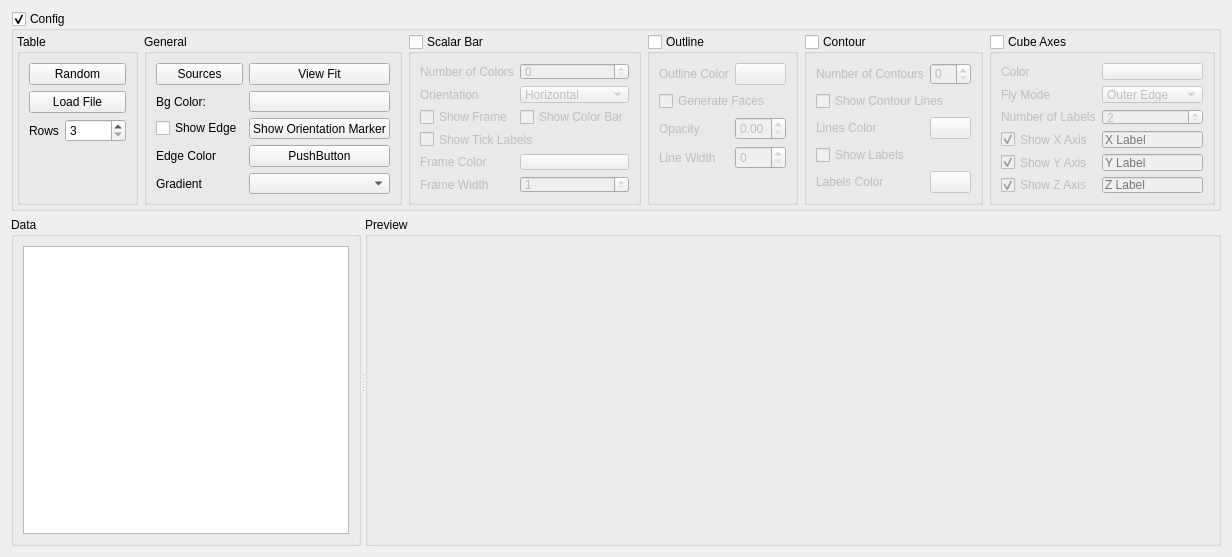
<?xml version="1.0" encoding="UTF-8"?>
<ui version="4.0">
 <class>RenderSurface</class>
 <widget class="QWidget" name="RenderSurface">
  <property name="geometry">
   <rect>
    <x>0</x>
    <y>0</y>
    <width>1199</width>
    <height>557</height>
   </rect>
  </property>
  <property name="windowTitle">
   <string>Form</string>
  </property>
  <layout class="QGridLayout" name="gridLayout_2">
   <item row="0" column="0">
    <layout class="QVBoxLayout" name="verticalLayout">
     <item>
      <widget class="QGroupBox" name="configGroupBox">
       <property name="maximumSize">
        <size>
         <width>16777215</width>
         <height>200</height>
        </size>
       </property>
       <property name="title">
        <string>Config</string>
       </property>
       <property name="checkable">
        <bool>true</bool>
       </property>
       <layout class="QGridLayout" name="gridLayout_5">
        <property name="leftMargin">
         <number>3</number>
        </property>
        <property name="topMargin">
         <number>3</number>
        </property>
        <property name="rightMargin">
         <number>3</number>
        </property>
        <property name="bottomMargin">
         <number>3</number>
        </property>
        <item row="2" column="1" colspan="3">
         <layout class="QGridLayout" name="gridLayout">
          <item row="0" column="6" rowspan="2">
           <widget class="QGroupBox" name="cubeAxesGroupBox">
            <property name="title">
             <string>Cube Axes</string>
            </property>
            <property name="checkable">
             <bool>true</bool>
            </property>
            <property name="checked">
             <bool>false</bool>
            </property>
            <layout class="QGridLayout" name="gridLayout_15">
             <item row="1" column="0">
              <layout class="QGridLayout" name="gridLayout_14">
               <item row="5" column="0">
                <widget class="QCheckBox" name="showZAxisCheckBox">
                 <property name="text">
                  <string>Show Z Axis</string>
                 </property>
                 <property name="checked">
                  <bool>true</bool>
                 </property>
                </widget>
               </item>
               <item row="1" column="0">
                <widget class="QLabel" name="label_10">
                 <property name="text">
                  <string>Fly Mode</string>
                 </property>
                </widget>
               </item>
               <item row="0" column="0">
                <widget class="QLabel" name="label_4">
                 <property name="text">
                  <string>Color</string>
                 </property>
                </widget>
               </item>
               <item row="0" column="1">
                <widget class="Widgets::ColorPushButton" name="cubeAxesColorButton">
                 <property name="text">
                  <string/>
                 </property>
                </widget>
               </item>
               <item row="2" column="1">
                <widget class="QSpinBox" name="numOfLabelsSpinBox">
                 <property name="minimum">
                  <number>2</number>
                 </property>
                </widget>
               </item>
               <item row="2" column="0">
                <widget class="QLabel" name="label_11">
                 <property name="text">
                  <string>Number of Labels</string>
                 </property>
                </widget>
               </item>
               <item row="1" column="1">
                <widget class="QComboBox" name="flyModeComboBox">
                 <item>
                  <property name="text">
                   <string>Outer Edge</string>
                  </property>
                 </item>
                 <item>
                  <property name="text">
                   <string>Closest Triad</string>
                  </property>
                 </item>
                 <item>
                  <property name="text">
                   <string>None</string>
                  </property>
                 </item>
                </widget>
               </item>
               <item row="3" column="0">
                <widget class="QCheckBox" name="showXAxisCheckBox">
                 <property name="text">
                  <string>Show X Axis</string>
                 </property>
                 <property name="checked">
                  <bool>true</bool>
                 </property>
                </widget>
               </item>
               <item row="4" column="0">
                <widget class="QCheckBox" name="showYAxisCheckBox">
                 <property name="text">
                  <string>Show Y Axis</string>
                 </property>
                 <property name="checked">
                  <bool>true</bool>
                 </property>
                </widget>
               </item>
               <item row="3" column="1">
                <widget class="QLineEdit" name="xLabelEdit">
                 <property name="placeholderText">
                  <string>X Label</string>
                 </property>
                </widget>
               </item>
               <item row="4" column="1">
                <widget class="QLineEdit" name="yLabelEdit">
                 <property name="placeholderText">
                  <string>Y Label</string>
                 </property>
                </widget>
               </item>
               <item row="5" column="1">
                <widget class="QLineEdit" name="zLabelEdit">
                 <property name="placeholderText">
                  <string>Z Label</string>
                 </property>
                </widget>
               </item>
              </layout>
             </item>
            </layout>
           </widget>
          </item>
          <item row="0" column="5" rowspan="2">
           <widget class="QGroupBox" name="contourGroupBox">
            <property name="title">
             <string>Contour</string>
            </property>
            <property name="checkable">
             <bool>true</bool>
            </property>
            <property name="checked">
             <bool>false</bool>
            </property>
            <layout class="QGridLayout" name="gridLayout_13">
             <item row="0" column="0">
              <layout class="QGridLayout" name="gridLayout_12">
               <item row="4" column="0" colspan="2">
                <widget class="QCheckBox" name="showLabelsCheckBox">
                 <property name="text">
                  <string>Show Labels</string>
                 </property>
                </widget>
               </item>
               <item row="3" column="0">
                <widget class="QLabel" name="label_7">
                 <property name="text">
                  <string>Lines Color</string>
                 </property>
                </widget>
               </item>
               <item row="3" column="1">
                <widget class="Widgets::ColorPushButton" name="contourLinesColorButton">
                 <property name="text">
                  <string/>
                 </property>
                </widget>
               </item>
               <item row="6" column="1">
                <widget class="Widgets::ColorPushButton" name="labelsColorButton">
                 <property name="text">
                  <string/>
                 </property>
                </widget>
               </item>
               <item row="6" column="0">
                <widget class="QLabel" name="label_8">
                 <property name="text">
                  <string>Labels Color</string>
                 </property>
                </widget>
               </item>
               <item row="0" column="0">
                <widget class="QLabel" name="label_5">
                 <property name="text">
                  <string>Number of Contours</string>
                 </property>
                </widget>
               </item>
               <item row="0" column="1">
                <widget class="QSpinBox" name="numOfContoursSpinBox"/>
               </item>
               <item row="1" column="0" colspan="2">
                <widget class="QCheckBox" name="showContourLinesCheckBox">
                 <property name="text">
                  <string>Show Contour Lines</string>
                 </property>
                </widget>
               </item>
              </layout>
             </item>
            </layout>
           </widget>
          </item>
          <item row="0" column="3" rowspan="2">
           <widget class="QGroupBox" name="outlineGroupBox">
            <property name="title">
             <string>Outline</string>
            </property>
            <property name="checkable">
             <bool>true</bool>
            </property>
            <property name="checked">
             <bool>false</bool>
            </property>
            <layout class="QGridLayout" name="gridLayout_11">
             <item row="0" column="0">
              <layout class="QGridLayout" name="gridLayout_10">
               <item row="0" column="1">
                <widget class="Widgets::ColorPushButton" name="outlineButton">
                 <property name="text">
                  <string/>
                 </property>
                </widget>
               </item>
               <item row="0" column="0">
                <widget class="QLabel" name="label_3">
                 <property name="text">
                  <string>Outline Color</string>
                 </property>
                </widget>
               </item>
               <item row="4" column="0" colspan="2">
                <spacer name="verticalSpacer">
                 <property name="orientation">
                  <enum>Qt::Vertical</enum>
                 </property>
                 <property name="sizeHint" stdset="0">
                  <size>
                   <width>20</width>
                   <height>40</height>
                  </size>
                 </property>
                </spacer>
               </item>
               <item row="2" column="1">
                <widget class="QDoubleSpinBox" name="outlineOpacitySpinBox">
                 <property name="maximum">
                  <double>1.000000000000000</double>
                 </property>
                 <property name="singleStep">
                  <double>0.100000000000000</double>
                 </property>
                </widget>
               </item>
               <item row="2" column="0">
                <widget class="QLabel" name="label_12">
                 <property name="text">
                  <string>Opacity</string>
                 </property>
                </widget>
               </item>
               <item row="1" column="0" colspan="2">
                <widget class="QCheckBox" name="genFacesCheckBox">
                 <property name="text">
                  <string>Generate Faces</string>
                 </property>
                </widget>
               </item>
               <item row="3" column="0">
                <widget class="QLabel" name="label_15">
                 <property name="text">
                  <string>Line Width</string>
                 </property>
                </widget>
               </item>
               <item row="3" column="1">
                <widget class="QSpinBox" name="outlineLineWidthSpinBox"/>
               </item>
              </layout>
             </item>
            </layout>
           </widget>
          </item>
          <item row="0" column="2" rowspan="2">
           <widget class="QGroupBox" name="scalarBarGroupBox">
            <property name="title">
             <string>Scalar Bar</string>
            </property>
            <property name="checkable">
             <bool>true</bool>
            </property>
            <property name="checked">
             <bool>false</bool>
            </property>
            <layout class="QGridLayout" name="gridLayout_9">
             <item row="0" column="1">
              <layout class="QGridLayout" name="gridLayout_8">
               <item row="2" column="1">
                <widget class="QCheckBox" name="showColorBarCheckBox">
                 <property name="text">
                  <string>Show Color Bar</string>
                 </property>
                </widget>
               </item>
               <item row="0" column="1">
                <widget class="QSpinBox" name="numOfColorsSpinBox"/>
               </item>
               <item row="0" column="0">
                <widget class="QLabel" name="label_2">
                 <property name="text">
                  <string>Number of Colors</string>
                 </property>
                </widget>
               </item>
               <item row="4" column="0" colspan="2">
                <widget class="QCheckBox" name="showTickLabelsCheckBox">
                 <property name="text">
                  <string>Show Tick Labels</string>
                 </property>
                </widget>
               </item>
               <item row="5" column="1">
                <widget class="Widgets::ColorPushButton" name="frameColorButton">
                 <property name="text">
                  <string/>
                 </property>
                </widget>
               </item>
               <item row="2" column="0">
                <widget class="QCheckBox" name="showFrameCheckBox">
                 <property name="text">
                  <string>Show Frame</string>
                 </property>
                </widget>
               </item>
               <item row="1" column="0">
                <widget class="QLabel" name="label_9">
                 <property name="text">
                  <string>Orientation</string>
                 </property>
                </widget>
               </item>
               <item row="1" column="1">
                <widget class="QComboBox" name="scalarBarOrientationComboBox">
                 <item>
                  <property name="text">
                   <string>Horizontal</string>
                  </property>
                 </item>
                 <item>
                  <property name="text">
                   <string>Vertical</string>
                  </property>
                 </item>
                </widget>
               </item>
               <item row="5" column="0">
                <widget class="QLabel" name="label_13">
                 <property name="text">
                  <string>Frame Color</string>
                 </property>
                </widget>
               </item>
               <item row="6" column="0">
                <widget class="QLabel" name="label_14">
                 <property name="text">
                  <string>Frame Width</string>
                 </property>
                </widget>
               </item>
               <item row="6" column="1">
                <widget class="QSpinBox" name="frameWidthSpinBox">
                 <property name="minimum">
                  <number>1</number>
                 </property>
                 <property name="maximum">
                  <number>10</number>
                 </property>
                </widget>
               </item>
              </layout>
             </item>
            </layout>
           </widget>
          </item>
          <item row="0" column="0" rowspan="2">
           <widget class="QGroupBox" name="tableGroupBox">
            <property name="title">
             <string>Table</string>
            </property>
            <layout class="QGridLayout" name="gridLayout_17">
             <item row="0" column="0">
              <layout class="QGridLayout" name="gridLayout_16">
               <item row="2" column="0">
                <widget class="QLabel" name="label_6">
                 <property name="text">
                  <string>Rows</string>
                 </property>
                </widget>
               </item>
               <item row="2" column="1">
                <widget class="QSpinBox" name="rowsSpinBox">
                 <property name="minimum">
                  <number>3</number>
                 </property>
                 <property name="maximum">
                  <number>10000</number>
                 </property>
                </widget>
               </item>
               <item row="3" column="0" colspan="2">
                <spacer name="verticalSpacer_4">
                 <property name="orientation">
                  <enum>Qt::Vertical</enum>
                 </property>
                 <property name="sizeHint" stdset="0">
                  <size>
                   <width>20</width>
                   <height>40</height>
                  </size>
                 </property>
                </spacer>
               </item>
               <item row="0" column="0" colspan="2">
                <widget class="QPushButton" name="randomButton">
                 <property name="text">
                  <string>Random</string>
                 </property>
                </widget>
               </item>
               <item row="1" column="0" colspan="2">
                <widget class="QPushButton" name="loadFileButton">
                 <property name="text">
                  <string>Load File</string>
                 </property>
                </widget>
               </item>
              </layout>
             </item>
            </layout>
           </widget>
          </item>
          <item row="0" column="1" rowspan="2">
           <widget class="QGroupBox" name="generalGroupBox">
            <property name="title">
             <string>General</string>
            </property>
            <layout class="QGridLayout" name="gridLayout_7">
             <item row="0" column="0">
              <layout class="QGridLayout" name="gridLayout_6">
               <item row="6" column="1">
                <widget class="Widgets::GradientComboBox" name="gradientCombo"/>
               </item>
               <item row="6" column="0">
                <widget class="QLabel" name="label_17">
                 <property name="text">
                  <string>Gradient</string>
                 </property>
                </widget>
               </item>
               <item row="3" column="1">
                <widget class="Widgets::ColorPushButton" name="bgColorButton">
                 <property name="text">
                  <string/>
                 </property>
                </widget>
               </item>
               <item row="0" column="0">
                <widget class="QPushButton" name="sourcesButton">
                 <property name="text">
                  <string>Sources</string>
                 </property>
                </widget>
               </item>
               <item row="3" column="0">
                <widget class="QLabel" name="label">
                 <property name="text">
                  <string>Bg Color:</string>
                 </property>
                </widget>
               </item>
               <item row="5" column="0">
                <widget class="QLabel" name="label_16">
                 <property name="text">
                  <string>Edge Color</string>
                 </property>
                </widget>
               </item>
               <item row="0" column="1">
                <widget class="QPushButton" name="viewFitButton">
                 <property name="text">
                  <string>View Fit</string>
                 </property>
                </widget>
               </item>
               <item row="5" column="1">
                <widget class="Widgets::ColorPushButton" name="edgeColorButton">
                 <property name="text">
                  <string>PushButton</string>
                 </property>
                </widget>
               </item>
               <item row="4" column="0">
                <widget class="QCheckBox" name="showEdgeCheckBox">
                 <property name="text">
                  <string>Show Edge</string>
                 </property>
                </widget>
               </item>
               <item row="4" column="1">
                <widget class="QPushButton" name="showOriMarkerButton">
                 <property name="text">
                  <string>Show Orientation Marker</string>
                 </property>
                 <property name="checkable">
                  <bool>true</bool>
                 </property>
                </widget>
               </item>
              </layout>
             </item>
            </layout>
           </widget>
          </item>
         </layout>
        </item>
        <item row="2" column="4">
         <spacer name="horizontalSpacer">
          <property name="orientation">
           <enum>Qt::Horizontal</enum>
          </property>
          <property name="sizeHint" stdset="0">
           <size>
            <width>40</width>
            <height>20</height>
           </size>
          </property>
         </spacer>
        </item>
       </layout>
      </widget>
     </item>
     <item>
      <widget class="QSplitter" name="splitter">
       <property name="orientation">
        <enum>Qt::Horizontal</enum>
       </property>
       <widget class="QGroupBox" name="groupBox">
        <property name="maximumSize">
         <size>
          <width>350</width>
          <height>16777215</height>
         </size>
        </property>
        <property name="title">
         <string>Data</string>
        </property>
        <layout class="QGridLayout" name="gridLayout_4">
         <item row="0" column="0">
          <widget class="QTableView" name="tableView">
           <property name="alternatingRowColors">
            <bool>true</bool>
           </property>
          </widget>
         </item>
        </layout>
       </widget>
       <widget class="QGroupBox" name="groupBox_2">
        <property name="title">
         <string>Preview</string>
        </property>
        <layout class="QGridLayout" name="gridLayout_3">
         <item row="0" column="0">
          <layout class="QVBoxLayout" name="previewLayout"/>
         </item>
        </layout>
       </widget>
      </widget>
     </item>
    </layout>
   </item>
  </layout>
 </widget>
 <customwidgets>
  <customwidget>
   <class>Widgets::ColorPushButton</class>
   <extends>QPushButton</extends>
   <header location="global">widgets/colorpushbutton.h</header>
  </customwidget>
  <customwidget>
   <class>Widgets::GradientComboBox</class>
   <extends>QComboBox</extends>
   <header location="global">widgets/gradientcombobox.h</header>
  </customwidget>
 </customwidgets>
 <resources/>
 <connections/>
</ui>
